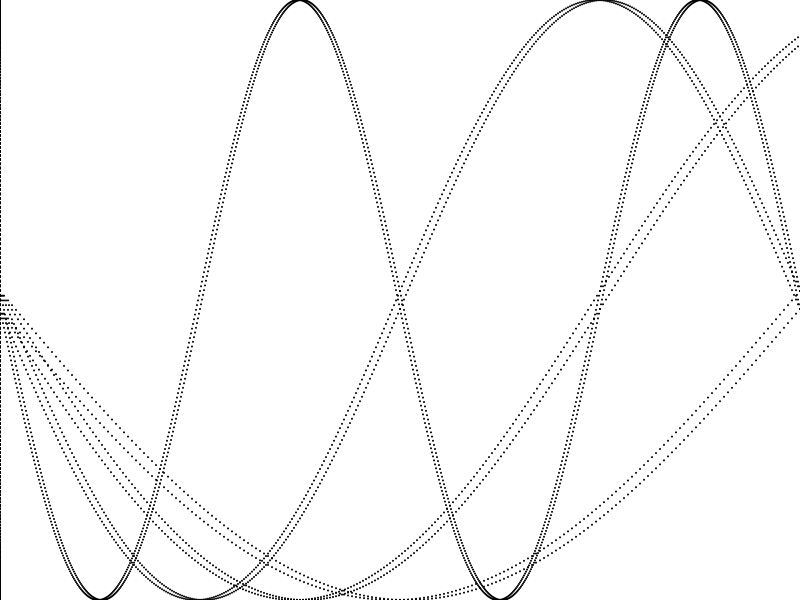
Frame 1 (no input)
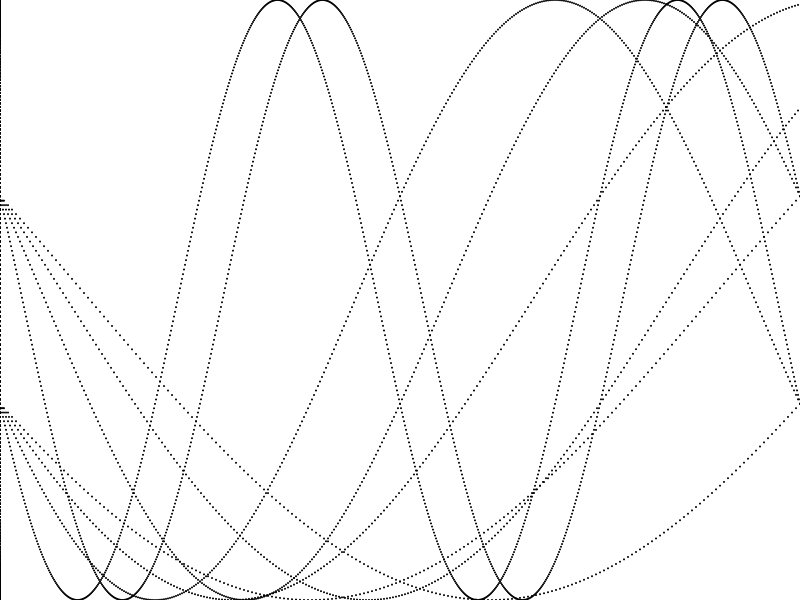
Frame 60 (the mouse pressed at the canvas centre just before this capture)
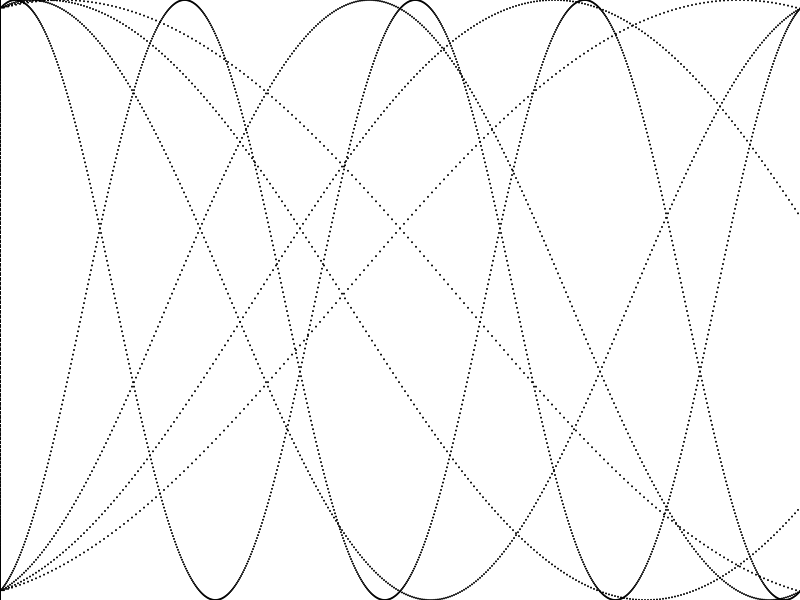
Frame 120 (the mouse held since frame 60 and released just before this capture)

The Processing sketch that drew these frames (run headless with seeded random() and noise(); from frame 60 on, the mouse is pressed at the canvas centre):

// Processing sketch: processing_92012
// ── processing_92012.pde

//Project: Opposite Waves
//Assignment: something that shows or plays with osciallation
//class: AVSYS Spring 2013

int xspacing = 1; 
int w;

float speed1 = 0.0; 
float speed2 = 0.0;
float amplitude = 300.0;
float period = 400.0;  
float dx;  
float[] yvalues;
float[] ayvalues;

void setup() {
  size(800, 600);
  w = width+16;
  dx = (TWO_PI / period) * xspacing;
  yvalues = new float[w/xspacing];
  ayvalues = new float[w/xspacing];
}

void draw() {
  background(255);
  calcWave();
  renderWave();

  if (mouseY < width/3) {
    speed1 += 0.07;
    speed2 -= 0.07;
  }
  else if (mouseY > width/3 && mouseY < width*2/3) {
    speed1 += 0.005;
    speed2 -= 0.005;
  }
  else if (mouseY > width*2/3) {
    speed1 += 0.07;
    speed2 -= 0.07;
  }
}

void calcWave() {
  speed1 += 0.03;
  speed2 -= 0.03;

  float x = speed1;
  for (int i = 0; i < yvalues.length; i++) {
    yvalues[i] = sin(x)*amplitude;
    x+=dx;
  }

  float a = speed2;
  for (int i = 0; i < ayvalues.length; i++) {
    ayvalues[i] = sin(a)*amplitude;
    a+=dx;
  }
}

void renderWave() {
  noStroke();
  fill(0);

  for (int x = 0; x < yvalues.length; x++) {
    for (int i=0; i<5; i++) {
      ellipse(x*xspacing*i, height/2+yvalues[x], 2, 2);
    }
  }

  for (int x = 0; x < ayvalues.length; x++) {
    for (int i=0; i<5; i++) {
      ellipse(x*xspacing*i, height/2+ayvalues[x], 2, 2);
    }
  }
}
